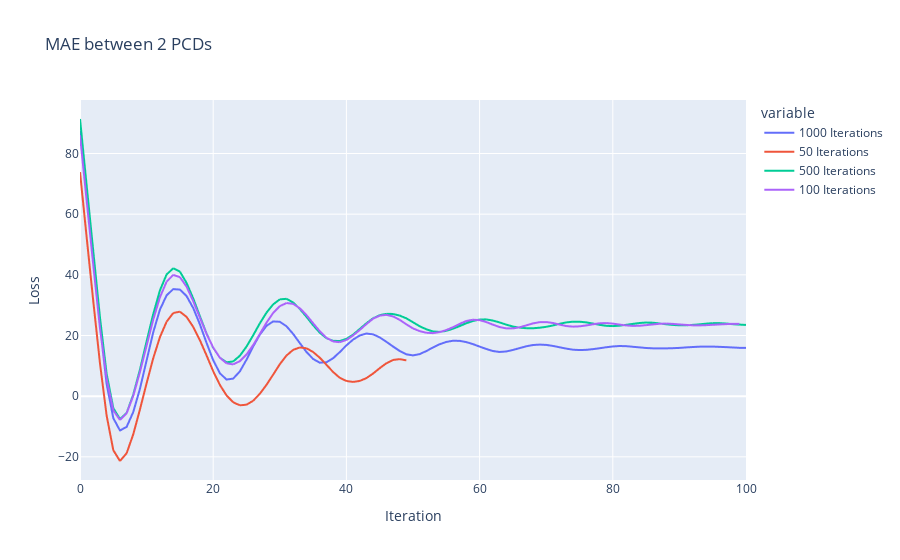

Notebook source saved alongside this figure:
### Code cell
import plotly.express as px

fig = px.line(df_mean, title='MAE between 2 PCDs', labels={"value": "Loss", "index" : "Iteration"})
fig.update_xaxes(range=[0, 100])
fig.show()

### Figure 1 — Plotly figure (JSON) as saved in the notebook; plotly's stock layout.template omitted (floating-point values rounded to 4 significant figures; data arrays with more than 128 entries replaced by an {"elided": "..."} marker saying what was removed)
{"data": [{"hovertemplate": "variable=1000 Iterations<br>Iteration=%{x}<br>Loss=%{y}<extra></extra>", "legendgroup": "1000 Iterations", "line": {"color": "#636efa", "dash": "solid"}, "marker": {"symbol": "circle"}, "mode": "lines", "name": "1000 Iterations", "showlegend": true, "type": "scattergl", "x": {"elided": "1000 int values"}, "xaxis": "x", "y": {"elided": "1000 float values"}, "yaxis": "y"}, {"hovertemplate": "variable=50 Iterations<br>Iteration=%{x}<br>Loss=%{y}<extra></extra>", "legendgroup": "50 Iterations", "line": {"color": "#EF553B", "dash": "solid"}, "marker": {"symbol": "circle"}, "mode": "lines", "name": "50 Iterations", "showlegend": true, "type": "scattergl", "x": {"elided": "1000 int values"}, "xaxis": "x", "y": {"elided": "1000 float values"}, "yaxis": "y"}, {"hovertemplate": "variable=500 Iterations<br>Iteration=%{x}<br>Loss=%{y}<extra></extra>", "legendgroup": "500 Iterations", "line": {"color": "#00cc96", "dash": "solid"}, "marker": {"symbol": "circle"}, "mode": "lines", "name": "500 Iterations", "showlegend": true, "type": "scattergl", "x": {"elided": "1000 int values"}, "xaxis": "x", "y": {"elided": "1000 float values"}, "yaxis": "y"}, {"hovertemplate": "variable=100 Iterations<br>Iteration=%{x}<br>Loss=%{y}<extra></extra>", "legendgroup": "100 Iterations", "line": {"color": "#ab63fa", "dash": "solid"}, "marker": {"symbol": "circle"}, "mode": "lines", "name": "100 Iterations", "showlegend": true, "type": "scattergl", "x": {"elided": "1000 int values"}, "xaxis": "x", "y": {"elided": "1000 float values"}, "yaxis": "y"}], "layout": {"autosize": true, "legend": {"title": {"text": "variable"}, "tracegroupgap": 0}, "title": {"text": "MAE between 2 PCDs"}, "xaxis": {"anchor": "y", "domain": [0, 1], "range": [0, 100], "title": {"text": "Iteration"}, "type": "linear"}, "yaxis": {"anchor": "x", "autorange": true, "domain": [0, 1], "range": [-27.64, 97.64], "title": {"text": "Loss"}, "type": "linear"}}}
